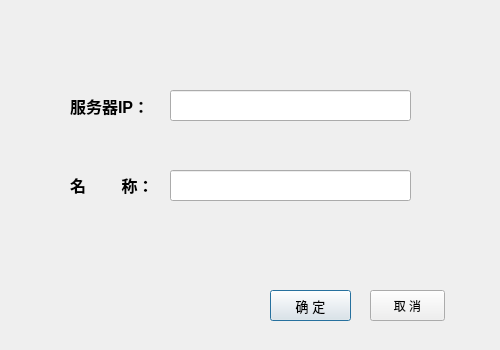
<?xml version="1.0" encoding="UTF-8"?>
<ui version="4.0">
 <class>AddServerDialog</class>
 <widget class="QDialog" name="AddServerDialog">
  <property name="geometry">
   <rect>
    <x>0</x>
    <y>0</y>
    <width>500</width>
    <height>350</height>
   </rect>
  </property>
  <property name="windowTitle">
   <string>Dialog</string>
  </property>
  <widget class="QPushButton" name="OkButton">
   <property name="geometry">
    <rect>
     <x>270</x>
     <y>290</y>
     <width>81</width>
     <height>31</height>
    </rect>
   </property>
   <property name="font">
    <font>
     <pointsize>10</pointsize>
    </font>
   </property>
   <property name="text">
    <string>确 定</string>
   </property>
  </widget>
  <widget class="QPushButton" name="CancelButton">
   <property name="geometry">
    <rect>
     <x>370</x>
     <y>290</y>
     <width>75</width>
     <height>31</height>
    </rect>
   </property>
   <property name="text">
    <string>取 消</string>
   </property>
  </widget>
  <widget class="QLabel" name="label">
   <property name="geometry">
    <rect>
     <x>70</x>
     <y>90</y>
     <width>81</width>
     <height>31</height>
    </rect>
   </property>
   <property name="font">
    <font>
     <pointsize>12</pointsize>
     <weight>75</weight>
     <bold>true</bold>
    </font>
   </property>
   <property name="text">
    <string>服务器IP：</string>
   </property>
  </widget>
  <widget class="QLabel" name="label_2">
   <property name="geometry">
    <rect>
     <x>70</x>
     <y>169</y>
     <width>81</width>
     <height>31</height>
    </rect>
   </property>
   <property name="font">
    <font>
     <family>Arial</family>
     <pointsize>12</pointsize>
     <weight>75</weight>
     <bold>true</bold>
    </font>
   </property>
   <property name="text">
    <string>名        称：</string>
   </property>
  </widget>
  <widget class="QLineEdit" name="ServerIP">
   <property name="geometry">
    <rect>
     <x>170</x>
     <y>90</y>
     <width>241</width>
     <height>31</height>
    </rect>
   </property>
  </widget>
  <widget class="QLineEdit" name="ServerName">
   <property name="geometry">
    <rect>
     <x>170</x>
     <y>170</y>
     <width>241</width>
     <height>31</height>
    </rect>
   </property>
  </widget>
 </widget>
 <resources/>
 <connections/>
</ui>
